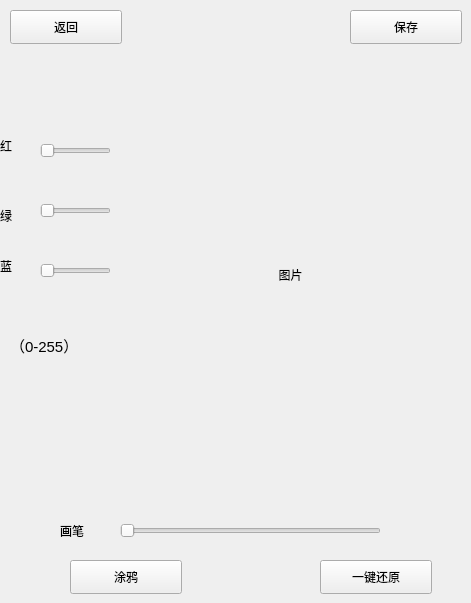
   <widget class="QWidget" name="handwriteInterface">
    <widget class="QLabel" name="range">
     <property name="geometry">
      <rect>
       <x>10</x>
       <y>330</y>
       <width>111</width>
       <height>31</height>
      </rect>
     </property>
     <property name="text">
      <string>&lt;html&gt;&lt;head/&gt;&lt;body&gt;&lt;p&gt;&lt;span style=&quot; font-size:11pt;&quot;&gt;（0-255）&lt;/span&gt;&lt;/p&gt;&lt;/body&gt;&lt;/html&gt;</string>
     </property>
    </widget>
    <widget class="QLabel" name="blue">
     <property name="geometry">
      <rect>
       <x>0</x>
       <y>250</y>
       <width>31</width>
       <height>31</height>
      </rect>
     </property>
     <property name="text">
      <string>蓝</string>
     </property>
    </widget>
    <widget class="QLabel" name="huabi">
     <property name="geometry">
      <rect>
       <x>60</x>
       <y>520</y>
       <width>51</width>
       <height>21</height>
      </rect>
     </property>
     <property name="text">
      <string>画笔</string>
     </property>
    </widget>
    <widget class="QLabel" name="green">
     <property name="geometry">
      <rect>
       <x>0</x>
       <y>200</y>
       <width>31</width>
       <height>31</height>
      </rect>
     </property>
     <property name="text">
      <string>绿</string>
     </property>
    </widget>
    <widget class="QPushButton" name="yijianhuanyuan">
     <property name="geometry">
      <rect>
       <x>320</x>
       <y>560</y>
       <width>112</width>
       <height>34</height>
      </rect>
     </property>
     <property name="text">
      <string>一键还原</string>
     </property>
    </widget>
    <widget class="QLabel" name="red">
     <property name="geometry">
      <rect>
       <x>0</x>
       <y>130</y>
       <width>31</width>
       <height>31</height>
      </rect>
     </property>
     <property name="text">
      <string>红</string>
     </property>
    </widget>
    <widget class="QLabel" name="tuyaPhoto">
     <property name="geometry">
      <rect>
       <x>130</x>
       <y>80</y>
       <width>321</width>
       <height>391</height>
      </rect>
     </property>
     <property name="text">
      <string>&lt;html&gt;&lt;head/&gt;&lt;body&gt;&lt;p align=&quot;center&quot;&gt;图片&lt;/p&gt;&lt;/body&gt;&lt;/html&gt;</string>
     </property>
    </widget>
    <widget class="QSlider" name="tuyaSlider">
     <property name="geometry">
      <rect>
       <x>120</x>
       <y>520</y>
       <width>261</width>
       <height>21</height>
      </rect>
     </property>
     <property name="orientation">
      <enum>Qt::Horizontal</enum>
     </property>
    </widget>
    <widget class="QPushButton" name="ConfirmFromTuya">
     <property name="geometry">
      <rect>
       <x>350</x>
       <y>10</y>
       <width>112</width>
       <height>34</height>
      </rect>
     </property>
     <property name="text">
      <string>保存</string>
     </property>
    </widget>
    <widget class="QPushButton" name="CancelFromTuya">
     <property name="geometry">
      <rect>
       <x>10</x>
       <y>10</y>
       <width>112</width>
       <height>34</height>
      </rect>
     </property>
     <property name="text">
      <string>返回</string>
     </property>
    </widget>
    <widget class="QSlider" name="redSlider">
     <property name="geometry">
      <rect>
       <x>40</x>
       <y>140</y>
       <width>71</width>
       <height>22</height>
      </rect>
     </property>
     <property name="orientation">
      <enum>Qt::Horizontal</enum>
     </property>
    </widget>
    <widget class="QSlider" name="greenSlider">
     <property name="geometry">
      <rect>
       <x>40</x>
       <y>200</y>
       <width>71</width>
       <height>22</height>
      </rect>
     </property>
     <property name="orientation">
      <enum>Qt::Horizontal</enum>
     </property>
    </widget>
    <widget class="QSlider" name="blueSlider">
     <property name="geometry">
      <rect>
       <x>40</x>
       <y>260</y>
       <width>71</width>
       <height>22</height>
      </rect>
     </property>
     <property name="orientation">
      <enum>Qt::Horizontal</enum>
     </property>
    </widget>
    <widget class="QPushButton" name="tuyaButton">
     <property name="geometry">
      <rect>
       <x>70</x>
       <y>560</y>
       <width>112</width>
       <height>34</height>
      </rect>
     </property>
     <property name="text">
      <string>涂鸦</string>
     </property>
    </widget>
   </widget>
